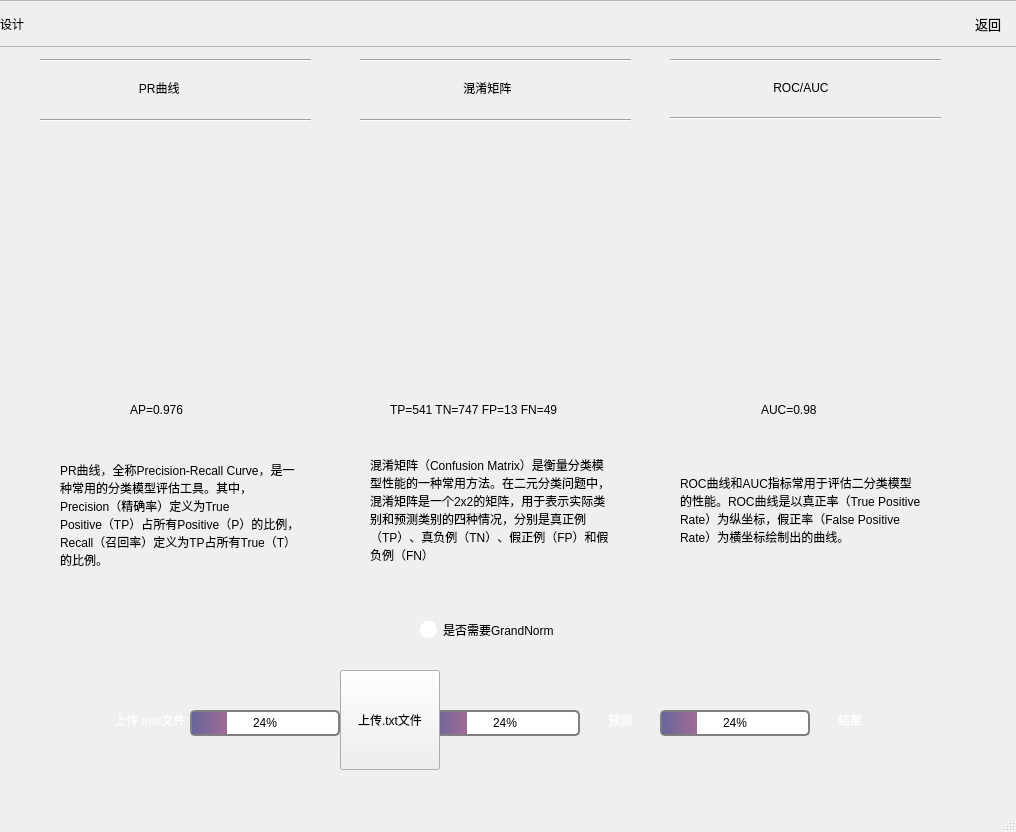
<?xml version="1.0" encoding="UTF-8"?>
<ui version="4.0">
 <class>MainWindow</class>
 <widget class="QMainWindow" name="MainWindow">
  <property name="geometry">
   <rect>
    <x>0</x>
    <y>0</y>
    <width>1016</width>
    <height>832</height>
   </rect>
  </property>
  <property name="windowTitle">
   <string>MainWindow</string>
  </property>
  <widget class="QWidget" name="centralwidget">
   <widget class="QRadioButton" name="radioButton">
    <property name="geometry">
     <rect>
      <x>420</x>
      <y>620</y>
      <width>161</width>
      <height>19</height>
     </rect>
    </property>
    <property name="styleSheet">
     <string notr="true">QRadioButton::indicator{
	width:15px;
	height:15px;
	color:white;
	border-radius:8px;
	border-style: solid;
	border-width: 1px;
	border-color: white;

}
QRadioButton::indicator:checked {
	background-color:black;
}
QRadioButton::indicator:unchecked {
	background-color:rgb(255, 255, 255);
}
</string>
    </property>
    <property name="text">
     <string>是否需要GrandNorm</string>
    </property>
   </widget>
   <widget class="QLabel" name="yesorno">
    <property name="geometry">
     <rect>
      <x>671</x>
      <y>620</y>
      <width>111</width>
      <height>51</height>
     </rect>
    </property>
    <property name="text">
     <string/>
    </property>
   </widget>
   <widget class="QFrame" name="frame">
    <property name="geometry">
     <rect>
      <x>-10</x>
      <y>0</y>
      <width>1029</width>
      <height>47</height>
     </rect>
    </property>
    <property name="frameShape">
     <enum>QFrame::StyledPanel</enum>
    </property>
    <property name="frameShadow">
     <enum>QFrame::Raised</enum>
    </property>
    <layout class="QHBoxLayout" name="horizontalLayout">
     <item>
      <widget class="QLabel" name="dtlb">
       <property name="text">
        <string>设计</string>
       </property>
      </widget>
     </item>
     <item>
      <spacer name="horizontalSpacer">
       <property name="orientation">
        <enum>Qt::Horizontal</enum>
       </property>
       <property name="sizeHint" stdset="0">
        <size>
         <width>747</width>
         <height>20</height>
        </size>
       </property>
      </spacer>
     </item>
     <item>
      <widget class="QToolButton" name="loguobtn">
       <property name="font">
        <font>
         <pointsize>10</pointsize>
        </font>
       </property>
       <property name="text">
        <string>返回</string>
       </property>
       <property name="toolButtonStyle">
        <enum>Qt::ToolButtonTextBesideIcon</enum>
       </property>
       <property name="autoRaise">
        <bool>true</bool>
       </property>
      </widget>
     </item>
    </layout>
   </widget>
   <widget class="Line" name="line_2">
    <property name="geometry">
     <rect>
      <x>360</x>
      <y>50</y>
      <width>271</width>
      <height>20</height>
     </rect>
    </property>
    <property name="orientation">
     <enum>Qt::Horizontal</enum>
    </property>
   </widget>
   <widget class="Line" name="line_3">
    <property name="geometry">
     <rect>
      <x>670</x>
      <y>50</y>
      <width>271</width>
      <height>20</height>
     </rect>
    </property>
    <property name="orientation">
     <enum>Qt::Horizontal</enum>
    </property>
   </widget>
   <widget class="Line" name="line_4">
    <property name="geometry">
     <rect>
      <x>40</x>
      <y>50</y>
      <width>271</width>
      <height>20</height>
     </rect>
    </property>
    <property name="orientation">
     <enum>Qt::Horizontal</enum>
    </property>
   </widget>
   <widget class="Line" name="line_5">
    <property name="geometry">
     <rect>
      <x>40</x>
      <y>110</y>
      <width>271</width>
      <height>20</height>
     </rect>
    </property>
    <property name="orientation">
     <enum>Qt::Horizontal</enum>
    </property>
   </widget>
   <widget class="Line" name="line_6">
    <property name="geometry">
     <rect>
      <x>360</x>
      <y>110</y>
      <width>271</width>
      <height>20</height>
     </rect>
    </property>
    <property name="orientation">
     <enum>Qt::Horizontal</enum>
    </property>
   </widget>
   <widget class="Line" name="line_7">
    <property name="geometry">
     <rect>
      <x>670</x>
      <y>110</y>
      <width>271</width>
      <height>16</height>
     </rect>
    </property>
    <property name="orientation">
     <enum>Qt::Horizontal</enum>
    </property>
   </widget>
   <widget class="QWidget" name="widget" native="true">
    <property name="geometry">
     <rect>
      <x>89</x>
      <y>70</y>
      <width>161</width>
      <height>41</height>
     </rect>
    </property>
    <widget class="QLabel" name="label_2">
     <property name="geometry">
      <rect>
       <x>40</x>
       <y>10</y>
       <width>72</width>
       <height>15</height>
      </rect>
     </property>
     <property name="text">
      <string>   PR曲线</string>
     </property>
    </widget>
   </widget>
   <widget class="QWidget" name="widget_2" native="true">
    <property name="geometry">
     <rect>
      <x>410</x>
      <y>70</y>
      <width>161</width>
      <height>41</height>
     </rect>
    </property>
    <widget class="QLabel" name="label_3">
     <property name="geometry">
      <rect>
       <x>50</x>
       <y>10</y>
       <width>72</width>
       <height>15</height>
      </rect>
     </property>
     <property name="text">
      <string> 混淆矩阵</string>
     </property>
    </widget>
   </widget>
   <widget class="QWidget" name="widget_3" native="true">
    <property name="geometry">
     <rect>
      <x>720</x>
      <y>70</y>
      <width>161</width>
      <height>41</height>
     </rect>
    </property>
    <widget class="QLabel" name="label_4">
     <property name="geometry">
      <rect>
       <x>50</x>
       <y>10</y>
       <width>72</width>
       <height>15</height>
      </rect>
     </property>
     <property name="text">
      <string> ROC/AUC</string>
     </property>
    </widget>
   </widget>
   <widget class="QWidget" name="widget_4" native="true">
    <property name="geometry">
     <rect>
      <x>40</x>
      <y>140</y>
      <width>271</width>
      <height>231</height>
     </rect>
    </property>
    <widget class="QLabel" name="label_12">
     <property name="geometry">
      <rect>
       <x>10</x>
       <y>10</y>
       <width>251</width>
       <height>211</height>
      </rect>
     </property>
     <property name="text">
      <string/>
     </property>
    </widget>
   </widget>
   <widget class="QWidget" name="widget_5" native="true">
    <property name="geometry">
     <rect>
      <x>39</x>
      <y>390</y>
      <width>271</width>
      <height>41</height>
     </rect>
    </property>
    <widget class="QLabel" name="label_5">
     <property name="geometry">
      <rect>
       <x>260</x>
       <y>40</y>
       <width>72</width>
       <height>15</height>
      </rect>
     </property>
     <property name="text">
      <string>   PR图</string>
     </property>
    </widget>
    <widget class="QLabel" name="label_6">
     <property name="geometry">
      <rect>
       <x>91</x>
       <y>10</y>
       <width>81</width>
       <height>20</height>
      </rect>
     </property>
     <property name="text">
      <string>AP=0.976</string>
     </property>
    </widget>
   </widget>
   <widget class="QWidget" name="widget_6" native="true">
    <property name="geometry">
     <rect>
      <x>39</x>
      <y>440</y>
      <width>271</width>
      <height>141</height>
     </rect>
    </property>
    <widget class="QLabel" name="label_9">
     <property name="geometry">
      <rect>
       <x>21</x>
       <y>9</y>
       <width>241</width>
       <height>131</height>
      </rect>
     </property>
     <property name="text">
      <string>PR曲线，全称Precision-Recall Curve，是一种常用的分类模型评估工具。其中，Precision（精确率）定义为True Positive（TP）占所有Positive（P）的比例，Recall（召回率）定义为TP占所有True（T）的比例。</string>
     </property>
     <property name="wordWrap">
      <bool>true</bool>
     </property>
    </widget>
   </widget>
   <widget class="QWidget" name="widget_7" native="true">
    <property name="geometry">
     <rect>
      <x>351</x>
      <y>140</y>
      <width>271</width>
      <height>231</height>
     </rect>
    </property>
    <widget class="QLabel" name="label_13">
     <property name="geometry">
      <rect>
       <x>10</x>
       <y>10</y>
       <width>251</width>
       <height>211</height>
      </rect>
     </property>
     <property name="text">
      <string/>
     </property>
    </widget>
   </widget>
   <widget class="QWidget" name="widget_8" native="true">
    <property name="geometry">
     <rect>
      <x>350</x>
      <y>390</y>
      <width>271</width>
      <height>41</height>
     </rect>
    </property>
    <widget class="QLabel" name="label_7">
     <property name="geometry">
      <rect>
       <x>40</x>
       <y>10</y>
       <width>221</width>
       <height>20</height>
      </rect>
     </property>
     <property name="text">
      <string>TP=541 TN=747 FP=13 FN=49</string>
     </property>
    </widget>
   </widget>
   <widget class="QWidget" name="widget_9" native="true">
    <property name="geometry">
     <rect>
      <x>350</x>
      <y>440</y>
      <width>271</width>
      <height>141</height>
     </rect>
    </property>
    <widget class="QLabel" name="label_10">
     <property name="geometry">
      <rect>
       <x>20</x>
       <y>9</y>
       <width>241</width>
       <height>121</height>
      </rect>
     </property>
     <property name="text">
      <string>混淆矩阵（Confusion Matrix）是衡量分类模型性能的一种常用方法。在二元分类问题中，混淆矩阵是一个2x2的矩阵，用于表示实际类别和预测类别的四种情况，分别是真正例（TP）、真负例（TN）、假正例（FP）和假负例（FN）</string>
     </property>
     <property name="wordWrap">
      <bool>true</bool>
     </property>
    </widget>
   </widget>
   <widget class="QWidget" name="widget_10" native="true">
    <property name="geometry">
     <rect>
      <x>661</x>
      <y>140</y>
      <width>271</width>
      <height>231</height>
     </rect>
    </property>
    <widget class="QLabel" name="label_14">
     <property name="geometry">
      <rect>
       <x>10</x>
       <y>10</y>
       <width>251</width>
       <height>211</height>
      </rect>
     </property>
     <property name="text">
      <string/>
     </property>
    </widget>
   </widget>
   <widget class="QWidget" name="widget_11" native="true">
    <property name="geometry">
     <rect>
      <x>660</x>
      <y>390</y>
      <width>271</width>
      <height>41</height>
     </rect>
    </property>
    <widget class="QLabel" name="label_8">
     <property name="geometry">
      <rect>
       <x>101</x>
       <y>10</y>
       <width>81</width>
       <height>20</height>
      </rect>
     </property>
     <property name="text">
      <string>AUC=0.98</string>
     </property>
    </widget>
   </widget>
   <widget class="QWidget" name="widget_12" native="true">
    <property name="geometry">
     <rect>
      <x>660</x>
      <y>440</y>
      <width>271</width>
      <height>141</height>
     </rect>
    </property>
    <widget class="QLabel" name="label_11">
     <property name="geometry">
      <rect>
       <x>20</x>
       <y>9</y>
       <width>241</width>
       <height>121</height>
      </rect>
     </property>
     <property name="text">
      <string>ROC曲线和AUC指标常用于评估二分类模型的性能。ROC曲线是以真正率（True Positive Rate）为纵坐标，假正率（False Positive Rate）为横坐标绘制出的曲线。</string>
     </property>
     <property name="wordWrap">
      <bool>true</bool>
     </property>
    </widget>
   </widget>
   <widget class="QPushButton" name="pushButton">
    <property name="geometry">
     <rect>
      <x>570</x>
      <y>670</y>
      <width>100</width>
      <height>100</height>
     </rect>
    </property>
    <property name="minimumSize">
     <size>
      <width>100</width>
      <height>100</height>
     </size>
    </property>
    <property name="maximumSize">
     <size>
      <width>100</width>
      <height>100</height>
     </size>
    </property>
    <property name="styleSheet">
     <string notr="true">QPushButton{background:qlineargradient(spread:pad, x1:0, y1:1, x2:0, y2:0, 
                              stop:0  rgb(170, 170, 255), stop:0.5 #1D2B56, stop:1 
                              rgb(170, 170, 255));border:0px;border-radius:50px;color:white;}
</string>
    </property>
    <property name="text">
     <string>预测</string>
    </property>
   </widget>
   <widget class="QProgressBar" name="progressBar">
    <property name="geometry">
     <rect>
      <x>190</x>
      <y>710</y>
      <width>150</width>
      <height>26</height>
     </rect>
    </property>
    <property name="minimumSize">
     <size>
      <width>150</width>
      <height>0</height>
     </size>
    </property>
    <property name="maximumSize">
     <size>
      <width>150</width>
      <height>16777215</height>
     </size>
    </property>
    <property name="styleSheet">
     <string notr="true">QProgressBar { border: 2px solid grey; border-radius: 5px; background-color: #FFFFFF; text-align: center;}QProgressBar::chunk {background:QLinearGradient(x1:0,y1:0,x2:2,y2:0,stop:0 #666699,stop:1  #DB7093); }
</string>
    </property>
    <property name="value">
     <number>24</number>
    </property>
   </widget>
   <widget class="QPushButton" name="matButton">
    <property name="geometry">
     <rect>
      <x>100</x>
      <y>670</y>
      <width>100</width>
      <height>100</height>
     </rect>
    </property>
    <property name="minimumSize">
     <size>
      <width>100</width>
      <height>100</height>
     </size>
    </property>
    <property name="maximumSize">
     <size>
      <width>100</width>
      <height>100</height>
     </size>
    </property>
    <property name="styleSheet">
     <string notr="true">QPushButton{background:qlineargradient(spread:pad, x1:0, y1:1, x2:0, y2:0, 
                              stop:0  rgb(170, 170, 255), stop:0.5 #1D2B56, stop:1 
                              rgb(170, 170, 255));border:0px;border-radius:50px;color:white;}
</string>
    </property>
    <property name="text">
     <string>上传.mat文件</string>
    </property>
   </widget>
   <widget class="QPushButton" name="txtButton">
    <property name="geometry">
     <rect>
      <x>340</x>
      <y>670</y>
      <width>100</width>
      <height>100</height>
     </rect>
    </property>
    <property name="minimumSize">
     <size>
      <width>100</width>
      <height>100</height>
     </size>
    </property>
    <property name="maximumSize">
     <size>
      <width>100</width>
      <height>100</height>
     </size>
    </property>
    <property name="styleSheet">
     <string notr="true">QPushButton{background:qlineargradient(spread:pad, x1:0, y1:1, x2:0, y2:0, 
                              stop:0  rgb(170, 170, 255), stop:0.5 #1D2B56, stop:1 
                              rgb(170, 170, 255));border:0px;border-radius:50px;color:white;}
background-color: rgb(170, 170, 255);
color: rgb(255,255,255);  
border-radius: 50px;  border: 2px groove gray;
font: 9pt &quot;AcadEref&quot;;
border-style: outset;</string>
    </property>
    <property name="text">
     <string>上传.txt文件</string>
    </property>
   </widget>
   <widget class="QProgressBar" name="progressBar2">
    <property name="geometry">
     <rect>
      <x>430</x>
      <y>710</y>
      <width>150</width>
      <height>26</height>
     </rect>
    </property>
    <property name="minimumSize">
     <size>
      <width>150</width>
      <height>0</height>
     </size>
    </property>
    <property name="maximumSize">
     <size>
      <width>150</width>
      <height>16777215</height>
     </size>
    </property>
    <property name="styleSheet">
     <string notr="true">QProgressBar { border: 2px solid grey; border-radius: 5px; background-color: #FFFFFF; text-align: center;}QProgressBar::chunk {background:QLinearGradient(x1:0,y1:0,x2:2,y2:0,stop:0 #666699,stop:1  #DB7093); }
</string>
    </property>
    <property name="value">
     <number>24</number>
    </property>
   </widget>
   <widget class="QProgressBar" name="progressBar3">
    <property name="geometry">
     <rect>
      <x>660</x>
      <y>710</y>
      <width>150</width>
      <height>26</height>
     </rect>
    </property>
    <property name="minimumSize">
     <size>
      <width>150</width>
      <height>0</height>
     </size>
    </property>
    <property name="maximumSize">
     <size>
      <width>150</width>
      <height>16777215</height>
     </size>
    </property>
    <property name="styleSheet">
     <string notr="true">QProgressBar { border: 2px solid grey; border-radius: 5px; background-color: #FFFFFF; text-align: center;}QProgressBar::chunk {background:QLinearGradient(x1:0,y1:0,x2:2,y2:0,stop:0 #666699,stop:1  #DB7093); }
</string>
    </property>
    <property name="value">
     <number>24</number>
    </property>
   </widget>
   <widget class="QPushButton" name="answerButton">
    <property name="geometry">
     <rect>
      <x>800</x>
      <y>670</y>
      <width>100</width>
      <height>100</height>
     </rect>
    </property>
    <property name="minimumSize">
     <size>
      <width>100</width>
      <height>100</height>
     </size>
    </property>
    <property name="maximumSize">
     <size>
      <width>100</width>
      <height>100</height>
     </size>
    </property>
    <property name="styleSheet">
     <string notr="true">QPushButton{background:qlineargradient(spread:pad, x1:0, y1:1, x2:0, y2:0, 
                              stop:0  rgb(170, 170, 255), stop:0.5 #1D2B56, stop:1 
                              rgb(170, 170, 255));border:0px;border-radius:50px;color:white;}
</string>
    </property>
    <property name="text">
     <string>结果</string>
    </property>
   </widget>
   <zorder>progressBar</zorder>
   <zorder>progressBar3</zorder>
   <zorder>progressBar2</zorder>
   <zorder>radioButton</zorder>
   <zorder>yesorno</zorder>
   <zorder>frame</zorder>
   <zorder>line_2</zorder>
   <zorder>line_3</zorder>
   <zorder>line_4</zorder>
   <zorder>line_5</zorder>
   <zorder>line_6</zorder>
   <zorder>line_7</zorder>
   <zorder>widget</zorder>
   <zorder>widget_2</zorder>
   <zorder>widget_3</zorder>
   <zorder>widget_4</zorder>
   <zorder>widget_5</zorder>
   <zorder>widget_6</zorder>
   <zorder>widget_7</zorder>
   <zorder>widget_8</zorder>
   <zorder>widget_9</zorder>
   <zorder>widget_10</zorder>
   <zorder>widget_11</zorder>
   <zorder>widget_12</zorder>
   <zorder>pushButton</zorder>
   <zorder>matButton</zorder>
   <zorder>txtButton</zorder>
   <zorder>answerButton</zorder>
  </widget>
  <widget class="QMenuBar" name="menubar">
   <property name="geometry">
    <rect>
     <x>0</x>
     <y>0</y>
     <width>1016</width>
     <height>26</height>
    </rect>
   </property>
  </widget>
  <widget class="QStatusBar" name="statusbar"/>
 </widget>
 <resources/>
 <connections/>
</ui>
